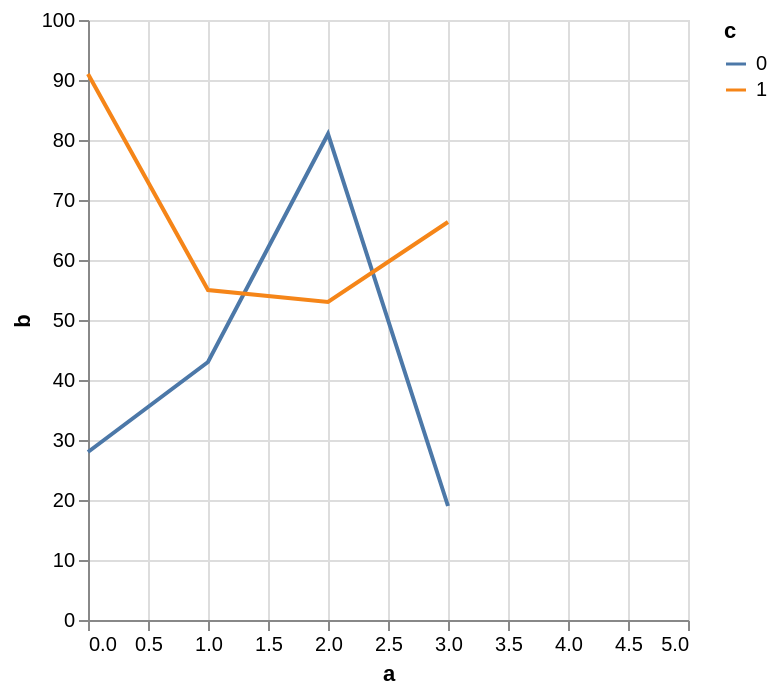

Vega-Lite specification stored for this chart:
### Vega-Lite specification from a JSON file in a GitHub repository (floating-point values rounded to 4 significant figures)
{"$schema": "https://vega.github.io/schema/vega-lite/v5.json", "data": {"values": [{"a": 0, "b": 28, "c": 0}, {"a": 0, "b": 91, "c": 1}, {"a": 1, "b": 43, "c": 0}, {"a": 1, "b": 55, "c": 1}, {"a": 2, "b": 81, "c": 0}, {"a": 2, "b": 53, "c": 1}, {"a": 3, "b": 19, "c": 0}]}, "encoding": {"color": {"field": "c", "type": "nominal"}, "x": {"field": "a", "scale": {"nice": 1}, "type": "quantitative"}, "y": {"field": "b", "impute": {"method": "mean"}, "type": "quantitative"}}, "mark": "line"}
